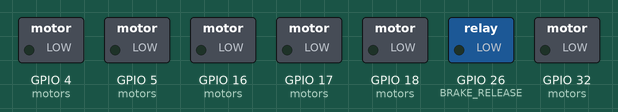
Bench run of a program on a simulated ESP32. On the bench: switched loads named in the program (green lamp = pin HIGH). WiFi joins after 1.5 s; servers stay silent unless stated; what the program prints to the serial monitor is not drawn.

Above: at 0.1 s.
At 1.6 s:
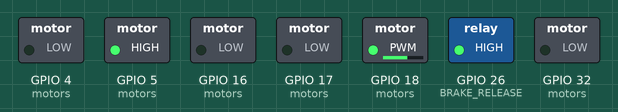
At 2.8 s:
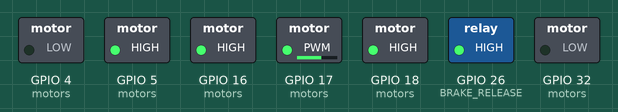
At 11.2 s:
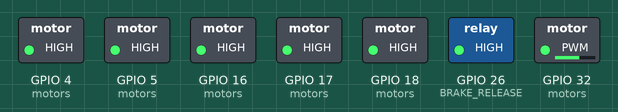
At 19.6 s:
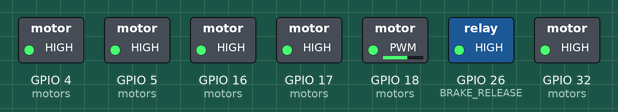
At 38.8 s:
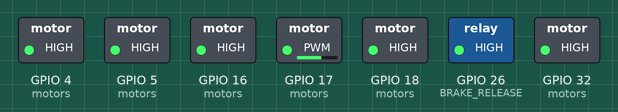
Timing chart, 0 to 40.0 s (numbered marks = the images above):
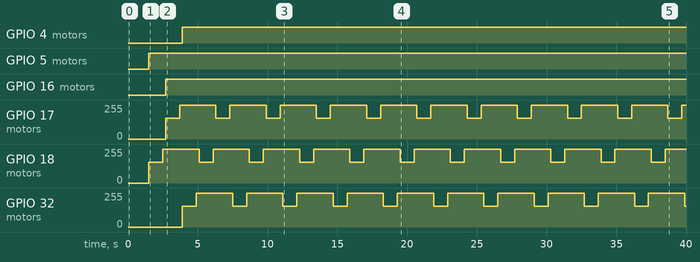

The program:

main.cpp
```cpp
#include "Arduino.h"
#include <WiFi.h>
#include <ArduinoOTA.h>

const char* ssid = "Tplink216";
const char* password = "tryngu3ssthi5";

#define MOTOR1_PWM 18
#define MOTOR1_DIR 5

#define MOTOR2_PWM 17
#define MOTOR2_DIR 16

#define MOTOR3_PWM 32
#define MOTOR3_DIR 4

#define BRAKE_RELEASE 26

#define TEST_DURATION_MS 1000
#define TEST_SPEED 100   // 0-255, adjust as needed

struct Motor {
  uint8_t pwmPin;
  uint8_t dirPin;
  uint8_t pwmChannel;
  const char* name;
};

Motor motors[] = {
  { MOTOR1_PWM, MOTOR1_DIR, 0, "Motor 1" },
  { MOTOR2_PWM, MOTOR2_DIR, 1, "Motor 2" },
  { MOTOR3_PWM, MOTOR3_DIR, 2, "Motor 3" },
};

const int numMotors = sizeof(motors) / sizeof(motors[0]);

void runMotor(Motor &m, bool forward, int durationMs) {
  Serial.printf("%s - %s\n", m.name, forward ? "FORWARD" : "REVERSE");
  digitalWrite(m.dirPin, forward ? HIGH : LOW);
  ledcWrite(m.pwmChannel, 255 - TEST_SPEED);
  delay(durationMs);
  ledcWrite(m.pwmChannel, 255);
  delay(200);
}

void setup() {
  Serial.begin(115200);

  WiFi.mode(WIFI_STA);
  WiFi.begin(ssid, password);
  while (WiFi.status() != WL_CONNECTED) {
    delay(500);
    Serial.print(".");
  }
  Serial.println("\nConnected, IP address: ");
  Serial.println(WiFi.localIP());

  ArduinoOTA.setHostname("esp32-motors");
  // ArduinoOTA.setPassword("somepassword");

  ArduinoOTA
    .onStart([]() { Serial.println("OTA start"); })
    .onEnd([]() { Serial.println("\nOTA end"); })
    .onProgress([](unsigned int progress, unsigned int total) {
      Serial.printf("Progress: %u%%\r", (progress / (total / 100)));
    })
    .onError([](ota_error_t error) {
      Serial.printf("Error[%u]\n", error);
    });

  ArduinoOTA.begin();

  // Release brakes
  pinMode(BRAKE_RELEASE, OUTPUT);
  digitalWrite(BRAKE_RELEASE, HIGH);

  // Set up motor pins
  for (int i = 0; i < numMotors; i++) {
    pinMode(motors[i].dirPin, OUTPUT);
    ledcSetup(motors[i].pwmChannel, 20000, 8);   // 20kHz PWM, 8-bit resolution
    ledcAttachPin(motors[i].pwmPin, motors[i].pwmChannel);
  }
}

void loop() {
  ArduinoOTA.handle();

  for (int i = 0; i < numMotors; i++) {
    runMotor(motors[i], true, TEST_DURATION_MS);
    // ArduinoOTA.handle();
    // runMotor(motors[i], false, TEST_DURATION_MS);
    ArduinoOTA.handle();
  }
}
```

Measured:
- by itself, GPIO 4 (motors): LOW → HIGH at 3.9 s
- by itself, GPIO 5 (motors): LOW → HIGH at 1.5 s
- by itself, GPIO 16 (motors): LOW → HIGH at 2.7 s
- by itself, GPIO 17 (motors), GPIO 18 (motors), GPIO 32 (motors): alternates 255/255 for 2.6 s and 154/255 for 1.0 s
